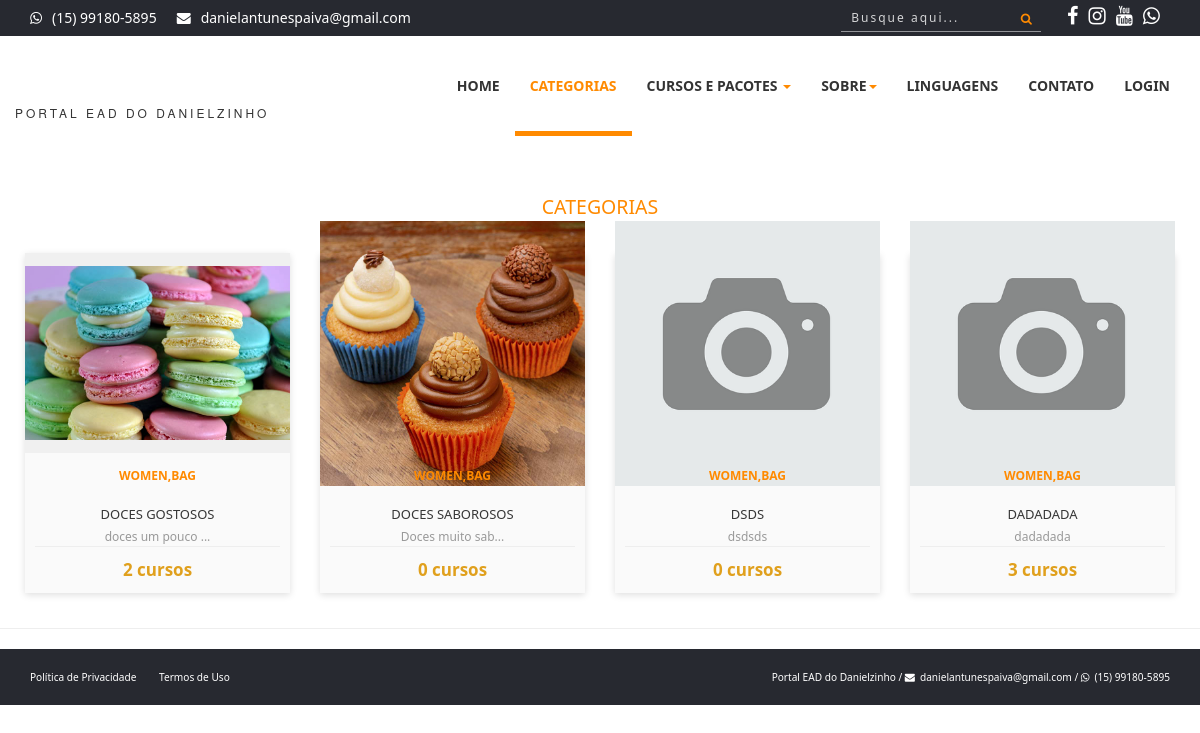
Page /categorias.php on the committed database.
### tables this page shows
CREATE TABLE `config` (
  `id` int(11) NOT NULL,
  `nome_sistema` varchar(50) NOT NULL,
  `email_sistema` varchar(50) NOT NULL,
  `tel_sistema` varchar(20) NOT NULL,
  `cnpj_sistema` varchar(25) DEFAULT NULL,
  `tipo_chave_pix` varchar(25) DEFAULT NULL,
  `chave_pix` varchar(100) DEFAULT NULL,
  `logo` varchar(20) NOT NULL,
  `icone` varchar(20) NOT NULL,
  `logo_rel` varchar(20) NOT NULL,
  `qrcode_pix` varchar(20) DEFAULT NULL,
  `facebook` varchar(120) DEFAULT NULL,
  `instagram` varchar(120) DEFAULT NULL,
  `youtube` varchar(120) DEFAULT NULL,
  `itens_pag` int(11) NOT NULL,
  `video_sobre` varchar(100) NOT NULL,
  `itens_relacionados` int(11) NOT NULL,
  `aulas_liberadas` int(11) NOT NULL,
  `desconto_pix` int(11) NOT NULL,
  `email_adm_mat` varchar(5) DEFAULT NULL,
  `cartoes_fidelidade` int(11) NOT NULL
);

CREATE TABLE `categorias` (
  `id` int(11) NOT NULL,
  `nome` varchar(50) NOT NULL,
  `descricao` varchar(50) NOT NULL,
  `foto` varchar(100) DEFAULT NULL,
  `nome_url` varchar(100) DEFAULT NULL
);

### sistema/conexao.php (called while the page is built, shortened)
<?php
$servidor = 'localhost';
$banco = 'portalead';
$usuario = 'root';
$senha = '';
$nome_sistema = 'Portal EAD do Danielzinho';
$email_sistema = 'danielantunespaiva@gmail.com';
$tel_sistema = '(15) 99180-5895';
try {
    $pdo = new PDO("mysql:dbname=$banco; host=$servidor", "$usuario", "$senha");
} catch (Throwable $th) {
    echo 'Erro ao conectar ao banco de dados! <br><br>' . $th;
}
$query = $pdo->query("SELECT * FROM config");
$res = $query->fetchAll(PDO::FETCH_ASSOC);
$total_reg = @count($res);
if ($total_reg == 0) {
    $pdo->query("INSERT into config SET nome_sistema = '$nome_sistema', email_sistema = '$email_sistema', tel_sistema = '$tel_sistema', logo = 'logo.png', icone = 'favicon.ico', logo_rel = 'logo.jpg', itens_pag = '12', cartoes_fidelidade = '5'");
} else {
    $nome_sistema = $res[0]['nome_sistema'];
    $email_sistema = $res[0]['email_sistema'];
    $facebook_sistema = $res[0]['facebook'];
    $instagram_sistema = $res[0]['instagram'];
    $youtube_sistema = $res[0]['youtube'];
}
?>

### categorias.php (the view, shortened to what this page needs)
<?php
require_once('cabecalho.php');
?>
<?php
$query = $pdo->query("SELECT * FROM categorias ORDER BY id asc");
$res = $query->fetchAll(PDO::FETCH_ASSOC);
$total_reg = @count($res);
if ($total_reg > 0) {
?>
    <section style="margin-top:50px;">
        <div class="section-heading text-center">
            <div class="col-md-12 col-xs-12">
                <h2><small><span>Categorias</span><small></h2>
            </div>
        </div>
        <div class="row" style="margin-left:10px; margin-right:10px;">
            <?php
            for ($i = 0; $i < $total_reg; $i++) {
                $id = $res[$i]['id'];
                $nome = $res[$i]['nome'];
                $descricao = $res[$i]['descricao'];
                $descricao = mb_strimwidth($descricao, 0, 18, "...");
                $foto = $res[$i]['foto'];
                $url = $res[$i]['nome_url'];
                $query2 = $pdo->query("SELECT * FROM cursos WHERE categoria = '$id'");
                $res2 = $query2->fetchAll(PDO::FETCH_ASSOC);
                $cursos = @count($res2);
            ?>
                <div class="col-sm-3 col-xs-6">
                    <div class="product-card">
                        <div class="product-tumb">
                            <a href="categoria-<?php echo $url ?>">
                                <img src="sistema/painel-admin/img/categorias/<?php echo $foto ?>" alt="">
                            </a>
                        </div>
                        <div class="product-details" style="text-align:center">
                            <span class="product-catagory">Women,bag</span>
                            <h4><a href="categoria-<?php echo $url ?>"><?php echo $nome ?></a></h4>
                            <p><?php echo $descricao ?></p>
                            <div class="product-bottom-details">
                                <div class="product-price"><?php echo $cursos ?> cursos</div>
                            </div>
                        </div>
                    </div>
                </div>
            <?php
            }
            ?>
        </div>
    </section>
<?php
}
?>
<hr>
<?php
require_once('rodape.php');
?>

### cabecalho.php (shortened to what this page needs)
<?php
require_once('sistema/conexao.php');
$login = 'Login';
$painel = 'sistema/';
$index = '';
$categorias = '';
$cursos = '';
$sobre = '';
$linguagens = '';
$contatos = '';
$url = basename($_SERVER['PHP_SELF'], '.php');
if($url == 'index') {
    $index = 'active';
} else if ($url == 'categorias') {
    $categorias = 'active';
} else if ($url == 'linguagens') {
    $linguagens = 'active';
} else if ($url == 'cursos' || $url == 'lista-cursos' || $url == 'pacotes' || $url == 'formacoes' || $url == 'sistemas' || $url == 'lista-cursos-2021' || $url == 'lista-cursos-2022') {
    $cursos = 'active';
} else if ($url == 'sobre' || $url == 'planos' || $url == 'parcerias' || $url == 'perguntas' || $url == 'politica' || $url == 'termos') {
    $sobre = 'active';
} else if ($url == 'contatos') {
    $contatos = 'active';
}
?>
<!DOCTYPE html>
<html>
<head>
    <link rel="stylesheet" href="https://cdnjs.cloudflare.com/ajax/libs/font-awesome/4.5.0/css/font-awesome.min.css">
    <link rel="stylesheet" href="scss/main.css">
    <link rel="stylesheet" href="scss/skin.css">
    <link rel="stylesheet" href="scss/card.css">
    <link rel="stylesheet" href="scss/curso.css">
</head>
<body id="wrapper">
    <section id="top-header">
        <div class="container">
            <div class="row">
                <div class="col-md-7 col-sm-7 col-xs-7 top-header-links">
                    <ul class="contact_links">
                        <li><i class="fa fa-whatsapp"></i><a href="http://api.whatsapp.com/send?1=pt_BR&phone=55<?php echo $tel_sistema ?>" target="_blank"><?php echo $tel_sistema ?></a></li>
                        <li><i class="fa fa-envelope"></i><a href="#"><?php echo $email_sistema ?></a></li>
                    </ul>
                </div>
                <div class="col-md-5 col-sm-12 col-xs-12 social">
                    <ul class="social_links">
                        <li><a href="<?php echo $facebook_sistema ?>" title="Nossa Página no Facebook" target="_blank"><i class="fa fa-facebook"></i></a></li>
                        <li><a href="<?php echo $instagram_sistema ?>" title="Nossa Página no Instagram" target="_blank"><i class="fa fa-instagram"></i></a></li>
                        <li><a href="<?php echo $youtube_sistema ?>" title="Nosso canal no Youtube" target="_blank"><i class="fa fa-youtube"></i></a></li>
                        <li><a href="http://api.whatsapp.com/send?1=pt_BR&phone=55<?php echo $tel_sistema ?>" title="Chamar no Whatsapp" target="_blank"><i class="fa fa-whatsapp"></i></a></li>
                    </ul>
                    <div class="search-box social_links">
                        <button class="btn-search"><i class="fa fa-search"></i></button>
                        <input  onkeyup="listarCab()" type="text" name="buscar_cab" id="buscar_cab" class="input-search" placeholder="Busque aqui...">
                    </div>
                </div>
            </div>
        </div>
    </section>
    <header>
        <nav class="navbar navbar-inverse" style="z-index: 1000">
            <div class="container">
                <div class="row">
                    <div class="navbar-header">
                        <a class="navbar-brand" href="./">
                            <h1> <img src="sistema/img/logo.png" alt="" width="60px">
                            </h1><span><?php echo $nome_sistema ?></span>
                        </a>
                    </div>
                    <div id="navbar" class="collapse navbar-collapse navbar-right">
                        <ul class="nav navbar-nav">
                            <li class="<?php echo $index ?>"><a href="./">Home</a></li>
                            <li class="<?php echo $categorias ?>"><a href="categorias">Categorias</a></li>
                            <li class="dropdown <?php echo $cursos ?>">
                                <a href="#" class="dropdown-toggle" data-toggle="dropdown" role="button" aria-haspopup="true" aria-expanded="false">Cursos e Pacotes <span class="caret"></span></a>
                            </li>
                            <li class="dropdown <?php echo $sobre ?>">
                                <a href="#" class="dropdown-toggle" data-toggle="dropdown" role="button" aria-haspopup="true" aria-expanded="false">Sobre<span class="caret"></span></a>
                            </li>
                            <li class="<?php echo $linguagens ?>"><a href="linguagens">Linguagens</a></li>
                            <li class="<?php echo $contatos ?>"><a href="contatos">Contato</a></li>
                            <li><a href="<?php echo $painel ?>"><?php echo $login ?></a></li>
                        </ul>
                    </div>
                </div>
            </div>
        </nav>
    </header>
    <div id="area-conteudo">

### rodape.php (shortened to what this page needs)
<?php
require_once('sistema/conexao.php');
?>
</div>
<section id="bottom-footer">
    <div class="container">
        <div class="row">
            <div class="col-md-6 col-sm-6 col-xs-12 btm-footer-links ocultar-mobile">
                <a href="politica">Política de Privacidade</a>
                <a href="termos">Termos de Uso</a>
            </div>
            <div class="col-md-6 col-sm-6 col-xs-12 copyright">
                <span class="cor-branca ocultar-mobile"><?php echo $nome_sistema ?> / </span> <i class="fa fa-envelope" style="color:#FFF; margin-right:5px"> </i><a href="#" style="color:#FFF"><?php echo $email_sistema ?></a> / <i class="fa fa-whatsapp" style="color:#FFF; margin-right:5px"></i><a href="http://api.whatsapp.com/send?1=pt_BR&phone=55<?php echo $tel_sistema ?>" target="_blank" style="color:#FFF"><?php echo $tel_sistema ?></a>
            </div>
        </div>
    </div>
</section>
</html>

### scss/card.css (style rules this page uses)
* { -webkit-box-sizing: border-box; box-sizing: border-box; }
.product-card { width: 100%; position: relative; box-shadow: 0 2px 7px #dfdfdf; margin: 15px auto; background: #fafafa; }
.product-tumb { display: flex; align-items: center; justify-content: center; height: 200px; padding: 0px; background: #f0f0f0; }
.product-tumb img { max-width: 100%; max-height: 100%; }
.product-details { padding: 10px; }
.product-catagory { display: block; font-size: 12px; font-weight: 700; text-transform: uppercase; color: #ccc; margin-bottom: 18px; }
.product-details h4 a { font-weight: 500; display: block; margin-bottom: 5px; text-transform: uppercase; color: #363636; text-decoration: none; transition: 0.3s; text-align:center; font-size:13px; }
.product-details p { font-size: 12px; line-height: 12px; margin-bottom: 3px; color: #999; text-align:center; }
.product-bottom-details { overflow: hidden; border-top: 1px solid #eee; padding-top: 10px; }
.product-bottom-details div { text-align:center; width: 100%; }
.product-price { font-size: 17px; color: #e0a01d; font-weight: 600; }

### rows in the picture
config: email_sistema "danielantunespaiva@gmail.com", nome_sistema "PORTAL EAD DO DANIELZINHO", nome_sistema "Portal EAD do Danielzinho"
categorias: foto (picture), nome "DOCES GOSTOSOS", descricao "doces um pouco ...", cursos "2"
categorias: foto (picture), nome "DOCES SABOROSOS", descricao "Doces muito sab...", cursos "0"
categorias: foto (picture), nome "DSDS", descricao "dsdsds", cursos "0"
categorias: foto (picture), nome "DADADADA", descricao "dadadada", cursos "3"

### other values in the picture
$tel_sistema "(15) 99180-5895"
$login "LOGIN"
